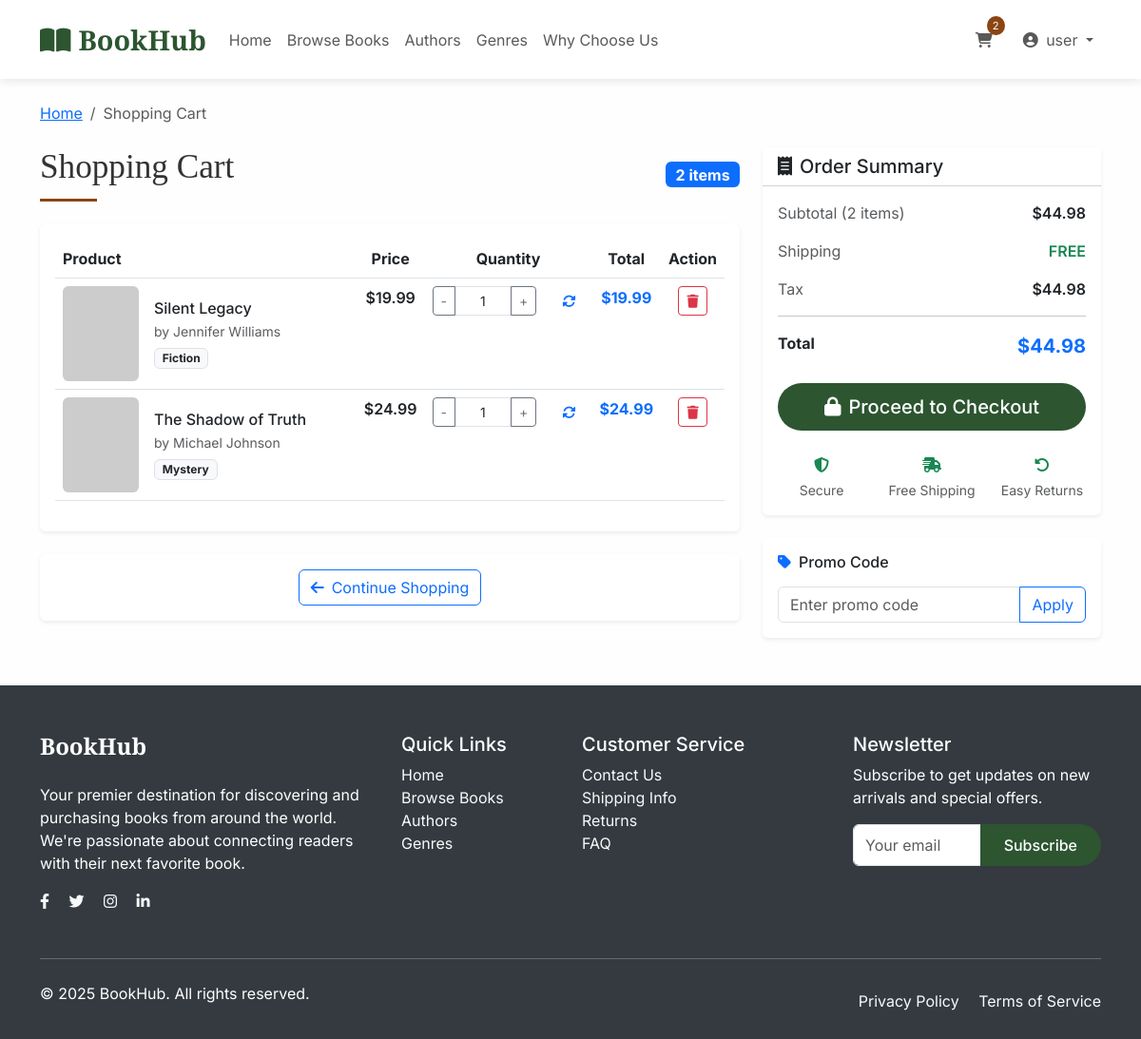
The page /cart/ (signed in) on the database as committed earlier.
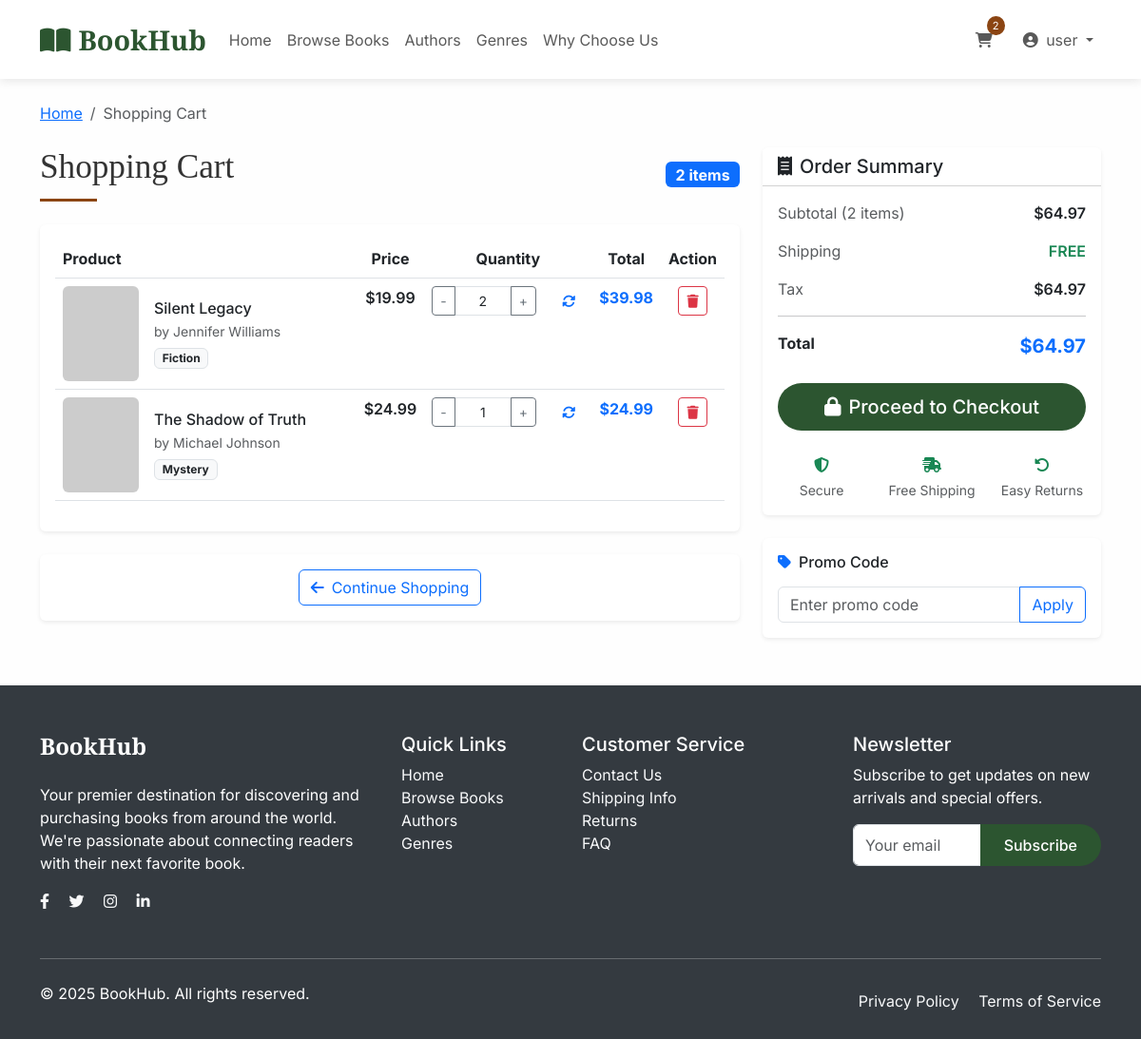
The same page on the database as committed later.
### books/models.py (models this page shows, shortened)
class OrderItem(models.Model):
    OrderItemID = models.AutoField(primary_key=True)
    OrderID = models.ForeignKey(Order, on_delete=models.CASCADE, related_name='orderitems')
    BookID = models.ForeignKey(Book, on_delete=models.CASCADE)
    Quantity = models.IntegerField(validators=[MinValueValidator(1)])
    UnitPrice = models.DecimalField(max_digits=10, decimal_places=2)
    TotalPrice = models.DecimalField(max_digits=10, decimal_places=2)

class Order(models.Model):
    ORDER_STATUS = [
        ('pending', 'Pending'),
        ('processing', 'Processing'),
        ('shipped', 'Shipped'),
        ('delivered', 'Delivered'),
        ('cancelled', 'Cancelled'),
    ]
    OrderID = models.AutoField(primary_key=True)
    CustomerID = models.ForeignKey(Customer, on_delete=models.CASCADE)
    OrderDate = models.DateTimeField(auto_now_add=True)
    TotalAmount = models.DecimalField(max_digits=10, decimal_places=2, default=0)
    OrderStatus = models.CharField(max_length=20, choices=ORDER_STATUS, default='pending')

class Book(models.Model):
    BookID = models.AutoField(primary_key=True)
    Title = models.CharField(max_length=200)
    AuthorID = models.ForeignKey(Author, on_delete=models.CASCADE)
    GenreID = models.ForeignKey(Genre, on_delete=models.CASCADE)
    ISBN = models.CharField(max_length=13, unique=True)
    PublicationDate = models.DateField()
    Price = models.DecimalField(max_digits=10, decimal_places=2, validators=[MinValueValidator(0)])
    Stock = models.IntegerField(default=0, validators=[MinValueValidator(0)])
    Photo = models.CharField(max_length=200, default='', blank=True)
    @property
    def photo_url(self):
        if self.Photo:
            return self.Photo
        else:
            return "https://via.placeholder.com/200x300/cccccc/666666/?text=No+Cover"

class Author(models.Model):
    AuthorID = models.AutoField(primary_key=True)
    FirstName = models.CharField(max_length=100)
    LastName = models.CharField(max_length=100)
    Bio = models.TextField(blank=True, null=True)
    DateOfBirth = models.DateField(blank=True, null=True)
    DateOfDeath = models.DateField(blank=True, null=True)
    @property
    def full_name(self):
        return f"{self.FirstName} {self.LastName}"

class Genre(models.Model):
    GenreID = models.AutoField(primary_key=True)
    GenreName = models.CharField(max_length=100, unique=True)

### books/views.py (the view)
# urls.py: path('cart/', views.view_cart, name='view_cart'),
@login_required
def view_cart(request):
    try:
        order = Order.objects.get(CustomerID=request.user.customer, OrderStatus='pending')
        order_items = order.orderitems.all()
    except Order.DoesNotExist:
        order = None
        order_items = []
    return render(request, 'books/cart.html', {
        'order': order,
        'order_items': order_items
    })

### books/context_processors.py (called while the page is built)
def cart_count(request):
    if request.user.is_authenticated:
        try:
            pending_order = request.user.customer.order_set.filter(OrderStatus='pending').first()
            if pending_order:
                cart_count = pending_order.orderitems.count()
            else:
                cart_count = 0
        except:
            cart_count = 0
    else:
        cart_count = 0
    return {'cart_count': cart_count}

### books/templates/books/cart.html (shortened to what the changed rows need)
{% extends 'base.html' %}
{% block content %}
<div class="container mt-4">
    <div class="row">
        <div class="col-lg-8">
            <div class="d-flex justify-content-between align-items-center mb-4">
                <h1 class="section-title mb-0">Shopping Cart</h1>
            </div>
            {% if order_items %}
            <div class="card border-0 shadow-sm">
                <div class="card-body">
                    <div class="table-responsive">
                        <table class="table table-borderless">
                            <thead class="border-bottom">
                                <tr>
                                    <th scope="col" style="width: 60%">Product</th>
                                    <th scope="col" class="text-center">Price</th>
                                    <th scope="col" class="text-center">Quantity</th>
                                    <th scope="col" class="text-center">Total</th>
                                    <th scope="col" class="text-center">Action</th>
                                </tr>
                            </thead>
                            <tbody>
                                {% for item in order_items %}
                                <tr class="border-bottom">
                                    <td>
                                        <div class="d-flex align-items-center">
                                            <img src="{{ item.BookID.photo_url }}"
                                                 alt="{{ item.BookID.Title }}"
                                                 class="rounded me-3"
                                                 style="width: 80px; height: 100px; object-fit: cover;">
                                            <div>
                                                <h6 class="mb-1">{{ item.BookID.Title }}</h6>
                                                <p class="text-muted small mb-1">by {{ item.BookID.AuthorID.full_name }}</p>
                                                <span class="badge bg-light text-dark border">{{ item.BookID.GenreID.GenreName }}</span>
                                            </div>
                                        </div>
                                    </td>
                                    <td class="text-center">
                                        <span class="fw-semibold">${{ item.UnitPrice }}</span>
                                    </td>
                                    <td class="text-center">
                                        <form method="post" action="{% url 'update_cart' item.OrderItemID %}" class="d-inline-flex align-items-center">
                                            <div class="input-group input-group-sm" style="width: 120px;">
                                                <button class="btn btn-outline-secondary" type="button" onclick="this.parentNode.querySelector('input[type=number]').stepDown()">-</button>
                                                <input type="number" name="quantity" value="{{ item.Quantity }}" min="1" max="{{ item.BookID.Stock }}" class="form-control text-center" style="max-width: 60px;">
                                                <button class="btn btn-outline-secondary" type="button" onclick="this.parentNode.querySelector('input[type=number]').stepUp()">+</button>
                                            </div>
                                            <button type="submit" class="btn btn-link text-primary btn-sm ms-2" title="Update">
                                                <i class="fas fa-sync-alt"></i>
                                            </button>
                                        </form>
                                    </td>
                                    <td class="text-center">
                                        <span class="fw-bold text-primary">${{ item.TotalPrice }}</span>
                                    </td>
                                    <td class="text-center">
                                        <form method="post" action="{% url 'update_cart' item.OrderItemID %}" class="d-inline">
                                            <button type="submit" class="btn btn-outline-danger btn-sm" title="Remove">
                                                <i class="fas fa-trash"></i>
                                            </button>
                                        </form>
                                    </td>
                                </tr>
                                {% endfor %}
                            </tbody>
                        </table>
                    </div>
                </div>
            </div>
            {% endif %}
        </div>
        {% if order_items %}
        <div class="col-lg-4">
            <div class="card border-0 shadow-sm sticky-top" style="top: 100px;">
                <div class="card-header bg-white">
                    <h5 class="mb-0"><i class="fas fa-receipt me-2"></i>Order Summary</h5>
                </div>
                <div class="card-body">
                    <div class="d-flex justify-content-between mb-3">
                        <span class="text-muted">Subtotal ({{ order_items|length }} items)</span>
                        <span class="fw-semibold">${{ order.TotalAmount }}</span>
                    </div>
                    <div class="d-flex justify-content-between mb-3">
                        <span class="text-muted">Shipping</span>
                        <span class="fw-semibold text-success">FREE</span>
                    </div>
                    <div class="d-flex justify-content-between mb-3">
                        <span class="text-muted">Tax</span>
                        <span class="fw-semibold">${{ order.TotalAmount|floatformat:2 }}</span>
                    </div>
                    <hr>
                    <div class="d-flex justify-content-between mb-4">
                        <span class="fw-bold">Total</span>
                        <span class="fw-bold fs-5 text-primary">${{ order.TotalAmount }}</span>
                    </div>
                    <div class="d-grid">
                        <a href="{% url 'checkout' %}" class="btn btn-primary-custom btn-lg">
                            <i class="fas fa-lock me-2"></i>Proceed to Checkout
                        </a>
                    </div>
                    <div class="text-center mt-4">
                        <div class="row">
                            <div class="col-4">
                                <i class="fas fa-shield-alt text-success mb-2"></i>
                                <small class="d-block text-muted">Secure</small>
                            </div>
                            <div class="col-4">
                                <i class="fas fa-shipping-fast text-success mb-2"></i>
                                <small class="d-block text-muted">Free Shipping</small>
                            </div>
                            <div class="col-4">
                                <i class="fas fa-undo-alt text-success mb-2"></i>
                                <small class="d-block text-muted">Easy Returns</small>
                            </div>
                        </div>
                    </div>
                </div>
            </div>
            <div class="card border-0 shadow-sm mt-4">
                <div class="card-body">
                    <h6 class="card-title mb-3">
                        <i class="fas fa-tag me-2 text-primary"></i>Promo Code
                    </h6>
                    <div class="input-group">
                        <input type="text" class="form-control" placeholder="Enter promo code">
                        <button class="btn btn-outline-primary" type="button">Apply</button>
                    </div>
                </div>
            </div>
        </div>
        {% endif %}
    </div>
</div>
{% endblock %}

Rows that differ between the two databases and show on the page:
changed OrderItem "Silent Legacy": quantity "1" → "2"; TotalPrice "19.99" → "39.98"
changed Order: TotalAmount "44.98" → "64.97"
